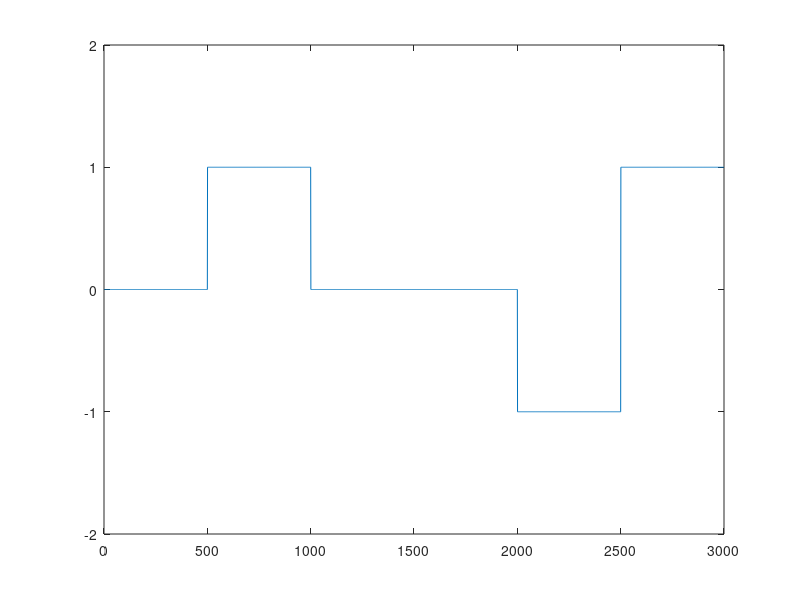

Recreate this plot in MATLAB.
clc; clear; close;

x = [0 1 0 0 1 1];
xx = zeros(1,length(x)*500);

level = [1 -1];
v = 1;
k=0;

for i=1:length(x)
    if x(i)==0
        v=0;
    else
        k=mod(k,2)+1;
        v=level(k);
    end
    for j=1:500
        xx((i-1)*500+j) = v;
    end
end

plot(xx);
ylim([-2,2]);
